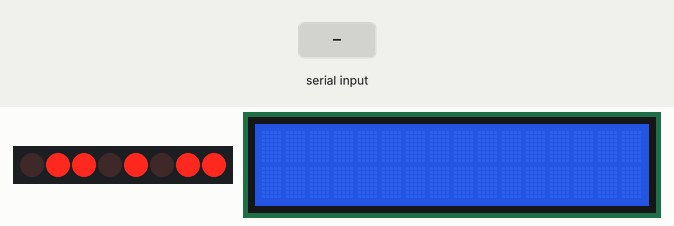
This sketch was run on a simulated Arduino Uno, built with avr-gcc and run on an emulated ATmega328P. Shown: 8 port-expander outputs drawn as a row of LEDs (first output left, lit = HIGH), 16×2 character LCD. Wiring (inferred from the names in the program): PCF8574 port expander at I2C address 0x27. Wiring (inferred from the signals the program sends): row of LEDs: on Q0, Q1, Q2, Q3, Q4, Q5, Q6, Q7. Inputs (shaded band) come from the test bench. What the sketch prints to the serial monitor is not drawn.

Above: at 1.3 s.
1.4 s: "1\n" received over Serial
At 2.6 s:
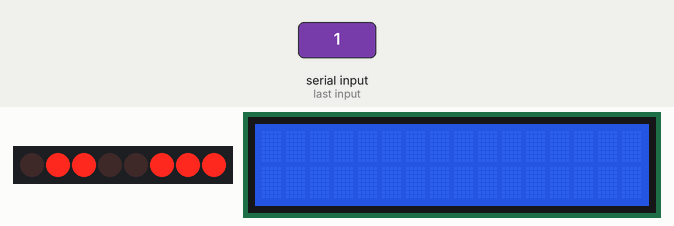
2.9 s: "0\n" received over Serial
At 3.7 s:
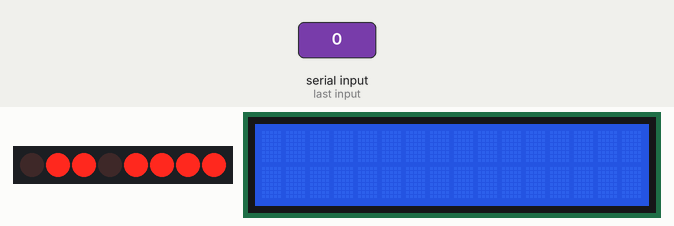
4.4 s: "2\n" received over Serial
At 4.8 s:
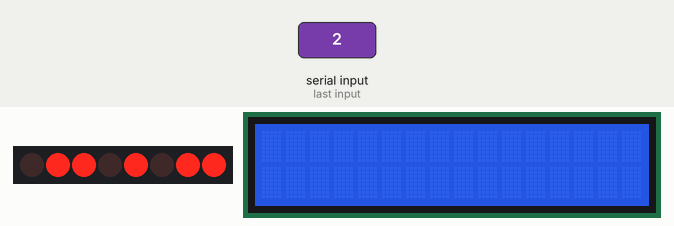
Timing chart, 0 to 7.4 s (numbered marks = the images above; inputs shaded):
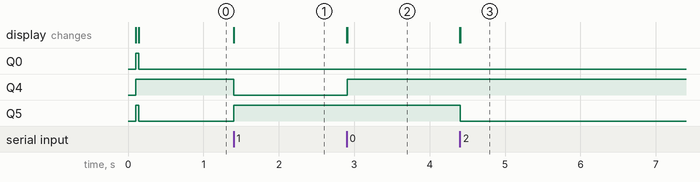

The sketch:

Lab3Part1_I2C_LCD.ino
```cpp
/*
 * File: Lab3Part1_I2C_LCD.ino
 * Author(s): Jonathan Lu, Sparsh Dadhich
 * Date: 06-May-2026
 * ChatGPT : 672
 * Version: 1.0
 * Description: ECE 474 Lab 3 Part I. This sketch receives a line of text from
 *              the Arduino Serial Monitor and writes it to a 16x2 LCD through
 *              the PCF8574 I2C I/O expander using the Wire library. The
 *              LiquidCrystal_I2C library is used only for initialization in
 *              setup(), as allowed by the lab handout.
 *
 * External source acknowledgement: The LCD initialization skeleton and PCF8574
 * bit mapping are based on the ECE 474 Lab 3 handout. The direct I2C helper
 * functions below were written for this submission from the command/data bit
 * descriptions in that handout.
 */

// =============================== Includes ===============================
#include <Arduino.h>
#include <Wire.h>
#include <LiquidCrystal_I2C.h>

// ================================ Macros =================================
#define LCD_I2C_ADDRESS 0x27
#define LCD_COLUMNS 16
#define LCD_ROWS 2

#define LCD_RS 0x01        // Register Select: 0 = command, 1 = data
#define LCD_RW 0x02        // Read/Write: this lab only writes, so this stays 0
#define LCD_EN 0x04        // Enable strobe bit
#define LCD_BACKLIGHT 0x08 // Keep the display backlight enabled

#define LCD_LINE0 0x00
#define LCD_LINE1 0x40

// ========================== Global Objects/State ==========================
LiquidCrystal_I2C lcd(LCD_I2C_ADDRESS, LCD_COLUMNS, LCD_ROWS);

// ========================== Function Prototypes ===========================
void lcdWriteExpander(uint8_t value);
void lcdPulseEnable(uint8_t value);
void lcdWriteNibble(uint8_t nibble, uint8_t controlBits);
void lcdWriteByte(uint8_t value, uint8_t controlBits);
void lcdCommand(uint8_t command);
void lcdData(uint8_t dataByte);
void lcdClearDirect(void);
void lcdSetCursorDirect(uint8_t column, uint8_t row);
void lcdPrintStringDirect(const String &message);

// ============================== Arduino Setup =============================
void setup() {
  Serial.begin(115200);
  Wire.begin();

  // The lab permits this library initialization step so the HD44780 LCD starts
  // in 4-bit mode before the loop uses raw Wire transmissions.
  lcd.init();
  lcd.backlight();
  delay(2);

  lcdClearDirect();
  lcdSetCursorDirect(0, 0);
  lcdPrintStringDirect("Type in Serial");
  lcdSetCursorDirect(0, 1);
  lcdPrintStringDirect("then press Enter");

  Serial.println("Lab 3 Part I ready. Type a message and press Enter.");
}

// =============================== Arduino Loop =============================
void loop() {
  if (Serial.available() > 0) {
    String message = Serial.readStringUntil('\n');
    message.trim(); // Removes the carriage return that can appear before \n.

    lcdClearDirect();
    lcdSetCursorDirect(0, 0);
    lcdPrintStringDirect(message);

    Serial.print("Displayed on LCD: ");
    Serial.println(message);
  }
}

// ========================== Function Implementations ======================
/*
 * Function: lcdWriteExpander
 * Use: Sends one complete byte to the PCF8574 LCD backpack through I2C.
 * Parameters: value - the eight output bits to place on the expander pins.
 * Returns: none.
 */
void lcdWriteExpander(uint8_t value) {
  Wire.beginTransmission(LCD_I2C_ADDRESS);
  Wire.write(value | LCD_BACKLIGHT);
  Wire.endTransmission();
}

/*
 * Function: lcdPulseEnable
 * Use: Toggles the enable bit high then low so the LCD latches the nibble on
 *      bits 4-7. The short delays give the LCD controller time to detect the
 *      strobe and process the input.
 * Parameters: value - expander byte containing the nibble and control bits.
 * Returns: none.
 */
void lcdPulseEnable(uint8_t value) {
  lcdWriteExpander(value | LCD_EN);
  delayMicroseconds(1);
  lcdWriteExpander(value & ~LCD_EN);
  delayMicroseconds(50);
}

/*
 * Function: lcdWriteNibble
 * Use: Places a four-bit command/data nibble into bits 4-7 of the PCF8574 byte
 *      while preserving the low control bits, then strobes it into the LCD.
 * Parameters: nibble - lower four bits hold the LCD nibble to send.
 *             controlBits - LCD_RS for data or 0 for command.
 * Returns: none.
 */
void lcdWriteNibble(uint8_t nibble, uint8_t controlBits) {
  uint8_t outputByte = ((nibble & 0x0F) << 4) | controlBits | LCD_BACKLIGHT;
  lcdPulseEnable(outputByte);
}

/*
 * Function: lcdWriteByte
 * Use: Sends an eight-bit command or data byte in the LCD's required order:
 *      high nibble first, then low nibble.
 * Parameters: value - command or data byte.
 *             controlBits - LCD_RS for data or 0 for command.
 * Returns: none.
 */
void lcdWriteByte(uint8_t value, uint8_t controlBits) {
  lcdWriteNibble(value >> 4, controlBits);
  lcdWriteNibble(value & 0x0F, controlBits);
}

/*
 * Function: lcdCommand
 * Use: Sends a command byte to the LCD controller.
 * Parameters: command - HD44780 command byte.
 * Returns: none.
 */
void lcdCommand(uint8_t command) {
  lcdWriteByte(command, 0);
}

/*
 * Function: lcdData
 * Use: Sends one displayable character byte to the LCD controller.
 * Parameters: dataByte - ASCII character value to display.
 * Returns: none.
 */
void lcdData(uint8_t dataByte) {
  lcdWriteByte(dataByte, LCD_RS);
}

/*
 * Function: lcdClearDirect
 * Use: Clears the LCD using the HD44780 clear-display command. This command
 *      needs more processing time than a normal character write.
 * Parameters: none.
 * Returns: none.
 */
void lcdClearDirect(void) {
  lcdCommand(0x01);
  delay(2);
}

/*
 * Function: lcdSetCursorDirect
 * Use: Moves the LCD cursor by sending the DDRAM-address command. Row 0 starts
 *      at 0x00 and row 1 starts at 0x40 on a 16x2 LCD.
 * Parameters: column - zero-based column number.
 *             row - zero-based row number.
 * Returns: none.
 */
void lcdSetCursorDirect(uint8_t column, uint8_t row) {
  uint8_t rowOffset = (row == 0) ? LCD_LINE0 : LCD_LINE1;
  lcdCommand(0x80 | (rowOffset + column));
}

/*
 * Function: lcdPrintStringDirect
 * Use: Prints a string onto the LCD without calling LiquidCrystal_I2C display
 *      functions. Text longer than 16 characters wraps once to the second row;
 *      extra characters are ignored because the display has only 32 cells.
 * Parameters: message - Arduino String to display.
 * Returns: none.
 */
void lcdPrintStringDirect(const String &message) {
  for (uint8_t i = 0; i < message.length() && i < LCD_COLUMNS * LCD_ROWS; i++) {
    if (i == LCD_COLUMNS) {
      lcdSetCursorDirect(0, 1);
    }
    lcdData(static_cast<uint8_t>(message[i]));
  }
}
```

Measured:
- after the input at 1.4 s, Q4: HIGH → LOW at once; Q5: LOW → HIGH at once; the display: first changes at once (image 1 shows a later state)
- after the input at 2.9 s, Q4: LOW → HIGH at once; the display: first changes at once (image 2 shows a later state)
- after the input at 4.4 s, Q5: HIGH → LOW at once; the display: first changes at once (image 3 shows a later state)
